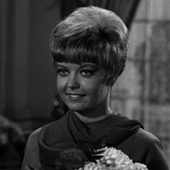
#> input picture python实验/图像处理/girl.jpg, 170 x 170 px
$ python '对数幂次变换.py'
#> lines starting #> are read from the running program, lines starting #| are printed output that depends on the picture
import numpy as np
import matplotlib.pyplot as plt
import cv2
import math
def log(c, img):
    output = c * np.log(1.0 + img)
    output = np.uint8(output + 0.5)
    return output
img=cv2.imread(r'girl.jpg')
#> img is the input picture: shape (170, 170, 3); min 0, max 226, mean 58.8
print(img)
#> (printed output is left out)
output = log(42, img)
#> in log, `output = c * np.log(1.0 + img)`:
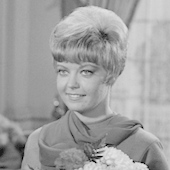
#> output: shape (170, 170, 3) float64; min 0, max 227.8, mean 161.8
gamma_img1 = np.zeros((img.shape[0], img.shape[1],img.shape[2]), dtype=np.float32)
for i in range(img.shape[0]):
    for j in range(img.shape[1]):
        gamma_img1[i, j, 0] = math.pow(img[i, j, 0], 0.4)*1.1
        gamma_img1[i, j, 1] = math.pow(img[i, j, 1], 0.4)*1.1
        gamma_img1[i, j, 2] = math.pow(img[i, j, 2], 0.4)*1.1
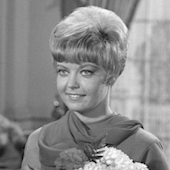
#> gamma_img1: shape (170, 170, 3) float32; min 0, max 9.62, mean 5.3; drawn with min black and max white
cv2.normalize(gamma_img1, gamma_img1, 0, 255, cv2.NORM_MINMAX)
gamma_img1=cv2.convertScaleAbs(gamma_img1)
plt.subplot(221)
plt.imshow(output)
plt.subplot(222)
plt.imshow(img)
plt.subplot(223)
plt.imshow(gamma_img1)
plt.show()
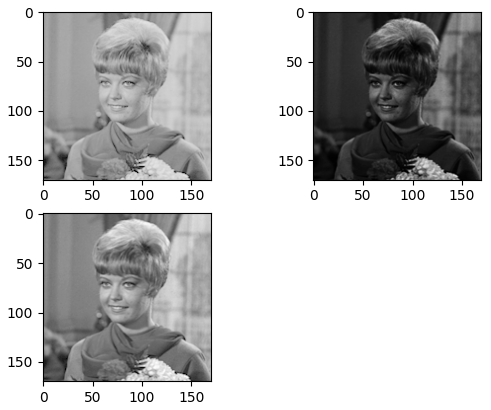
#> figure drawn by matplotlib, 3 panels

$ run again, with python实验/图像处理/flower.jpg copied over python实验/图像处理/girl.jpg
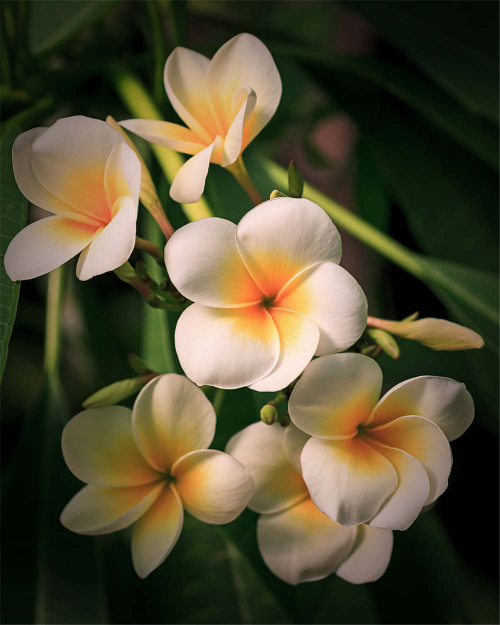
#> input picture python实验/图像处理/flower.jpg, 1000 x 1250 px (shown at 1/2 size)
#> img is the input picture: shape (1250, 1000, 3); mean B, G, R 51, 76.6, 82.5
#> (printed output is left out)
#> after the loop `for i in range(img.shape[0]):`:
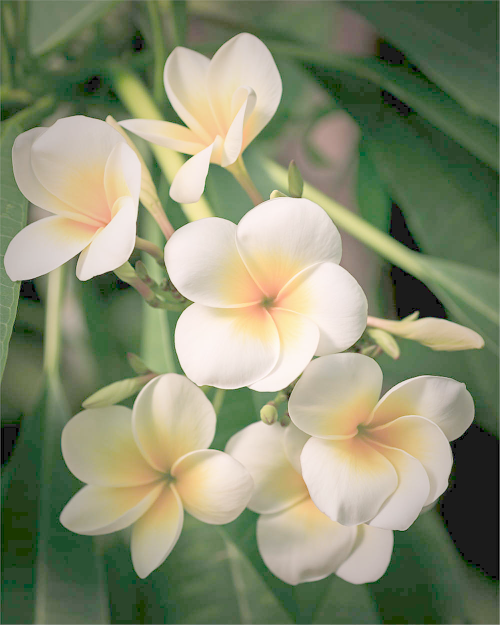
#> gamma_img1: shape (1250, 1000, 3) float32 (shown at 1/2 size); mean B, G, R 4.45, 5.61, 5.37; drawn with min black and max white
#> `plt.show()`:
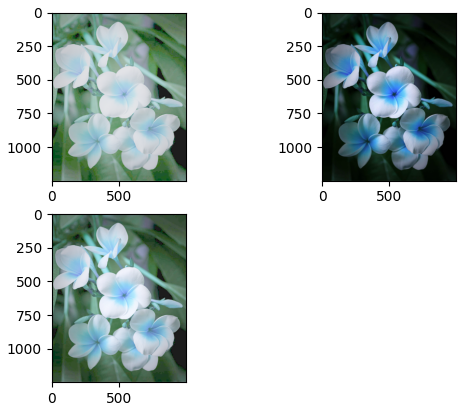
#> figure drawn by matplotlib, 3 panels; B, G, R data is drawn as R, G, B

$ run again, with python实验/图像处理/flower1.jpg copied over python实验/图像处理/girl.jpg
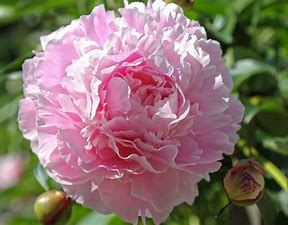
#> input picture python实验/图像处理/flower1.jpg, 288 x 225 px
#> img is the input picture: shape (225, 288, 3); mean B, G, R 108.4, 114.7, 138
#> (printed output is left out)
#> after the loop `for i in range(img.shape[0]):`:
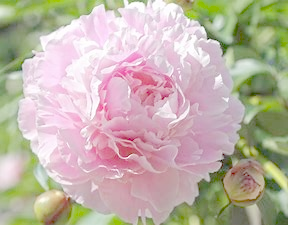
#> gamma_img1: shape (225, 288, 3) float32; mean B, G, R 6.62, 7.11, 7.6; drawn with min black and max white
#> `plt.show()`:
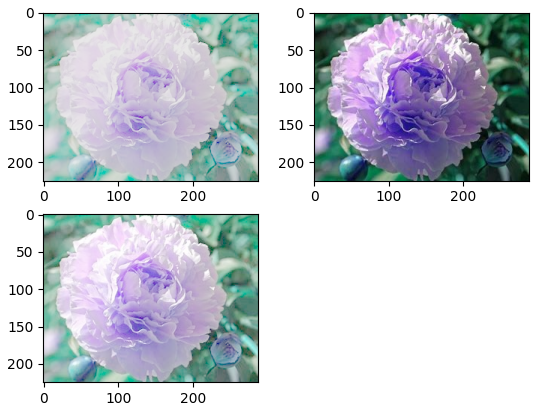
#> figure drawn by matplotlib, 3 panels; B, G, R data is drawn as R, G, B
